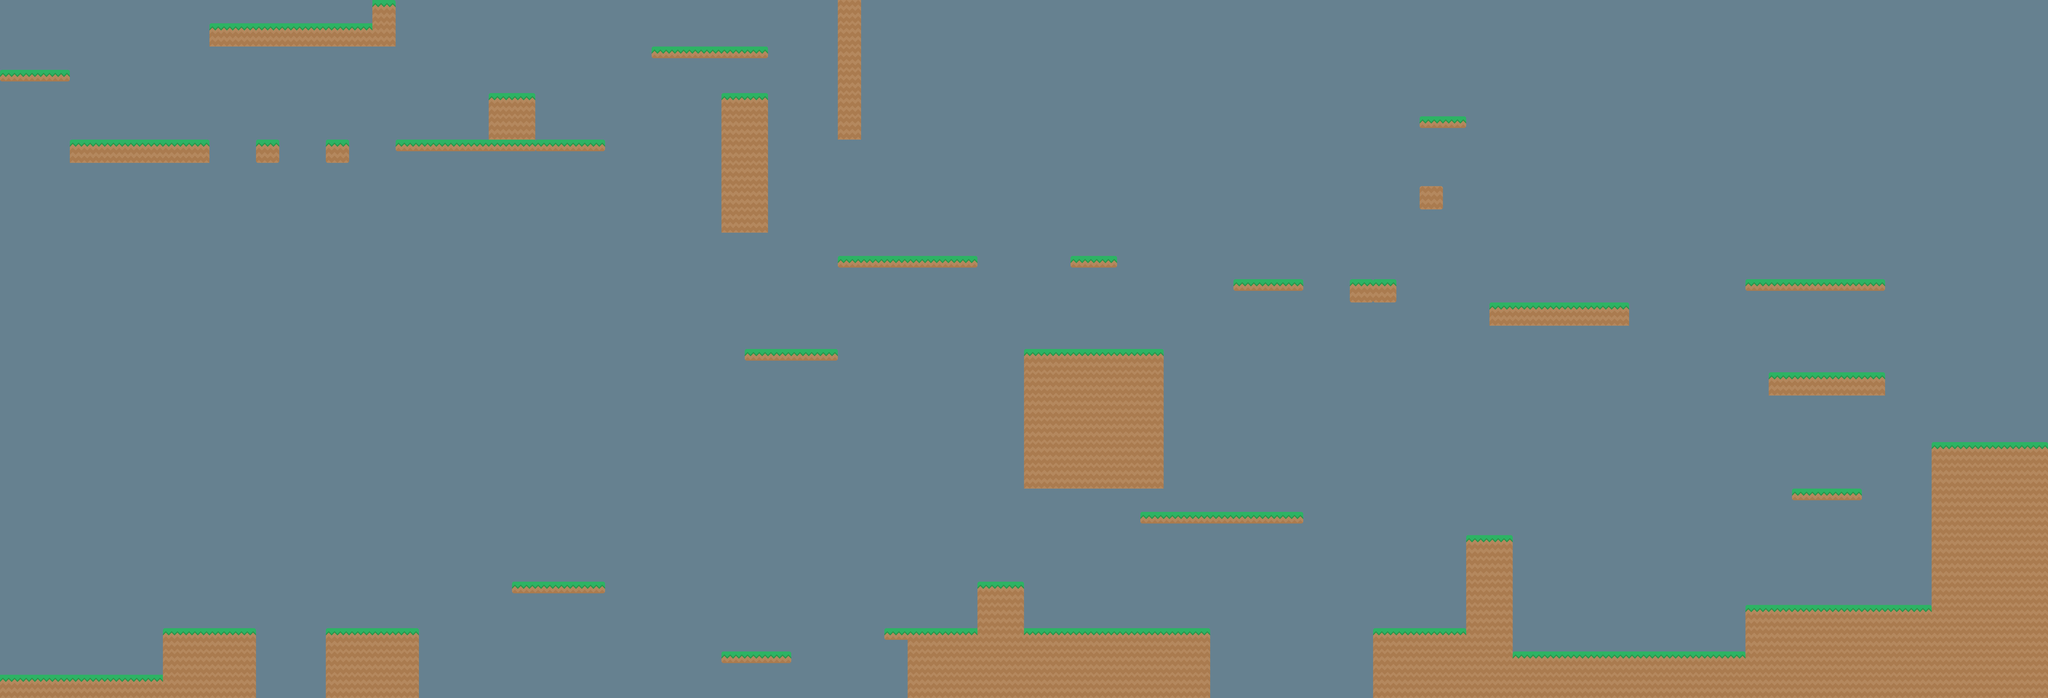

Below is a game level as drawn by its tile map, then a one-line description and the .tmx that defines it (tile-layer data replaced by summaries):
An orthogonal 88x30 tile map with 128x128 px tiles, 1 tile layer (tiles) and 19 objects (8x Enemy, 5x TextLine, 5x Trigger, PlayerStart).

<map version="1.0" orientation="orthogonal" renderorder="right-down" width="88" height="30" tilewidth="128" tileheight="128" backgroundcolor="#668190" nextobjectid="31">
 <tileset firstgid="1" source="grass.tsx" />
 <layer name="tiles" width="88" height="30">
  <data>[2640 cells, 354 non-empty, 9 distinct tile ids]</data>
 </layer>
 <objectgroup name="entities">
  <object id="1" name="playerStart" type="PlayerStart" x="0" y="3584" width="128" height="128" />
  <object id="4" name="foo" type="Enemy" x="8960" y="3520" width="64" height="64" />
  <object id="5" name="howToAttack" type="TextLine" x="8448" y="3072" width="32" height="64" visible="0">
   <properties>
    <property name="text" value="Press F to defend yourself!" />
   </properties>
  </object>
  <object id="7" name="attackTrigger" type="Trigger" x="8320" y="3328" width="1280" height="256">
   <properties>
    <property name="isSingleShot" type="bool" value="true" />
    <property name="triggerEnable_entity" value="howToAttack" />
    <property name="type" value="enable" />
   </properties>
  </object>
  <object id="8" name="first_top" type="Enemy" x="8704" y="1600" width="64" height="64" />
  <object id="12" name="hard_top" type="Enemy" x="7808" y="576" width="64" height="64" />
  <object id="13" name="twin_small" type="Enemy" x="5856" y="1888" width="32" height="32" />
  <object id="15" name="twin_tall" type="Enemy" x="6048" y="1856" width="32" height="64" />
  <object id="17" name="walljump_top" type="Trigger" x="3968" y="0" width="1152" height="1408">
   <properties>
    <property name="triggerCamera_baseY" type="float" value="0" />
    <property name="triggerCamera_bottomMargin" type="float" value="2" />
    <property name="triggerCamera_topMargin" type="float" value="4" />
    <property name="type" value="cameraControl" />
   </properties>
  </object>
  <object id="18" name="near_end" type="Enemy" x="2176" y="704" width="64" height="64" />
  <object id="20" name="avoidable_2" type="Enemy" x="1408" y="736" width="32" height="32" />
  <object id="21" name="avoidable_1" type="Enemy" x="1792" y="736" width="32" height="32" />
  <object id="22" name="end" type="Trigger" x="0" y="256" width="256" height="128">
   <properties>
    <property name="nextLevel" value="assets/maps/level2.tmx" />
    <property name="requireOnGround" type="bool" value="true" />
    <property name="type" value="victory" />
   </properties>
  </object>
  <object id="23" name="pressUp_hint" type="TextLine" x="10496" y="1568" width="32" height="96" visible="0">
   <properties>
    <property name="text" value="Press UP!" />
   </properties>
  </object>
  <object id="24" name="pressUp_hint_trigger" type="Trigger" x="9600" y="1600" width="768" height="64">
   <properties>
    <property name="isSingleShot" type="bool" value="true" />
    <property name="triggerEnable_entity" value="pressUp_hint" />
    <property name="type" value="enable" />
   </properties>
  </object>
  <object id="27" type="TextLine" x="128" y="2880" width="768" height="64">
   <properties>
    <property name="text" value="Use the Arrow Keys to move" />
   </properties>
  </object>
  <object id="28" type="TextLine" x="128" y="3072" width="768" height="64">
   <properties>
    <property name="text" value="Use Space to jump" />
   </properties>
  </object>
  <object id="29" name="walljumpTrigger" type="Trigger" x="9728" y="3072" width="896" height="256">
   <properties>
    <property name="isSingleShot" type="bool" value="true" />
    <property name="triggerEnable_entity" value="howToWalljump" />
    <property name="type" value="enable" />
   </properties>
  </object>
  <object id="30" name="howToWalljump" type="TextLine" x="9632" y="2816" width="32" height="64" visible="0">
   <properties>
    <property name="text" value="Jump against the wall!" />
   </properties>
  </object>
 </objectgroup>
</map>
